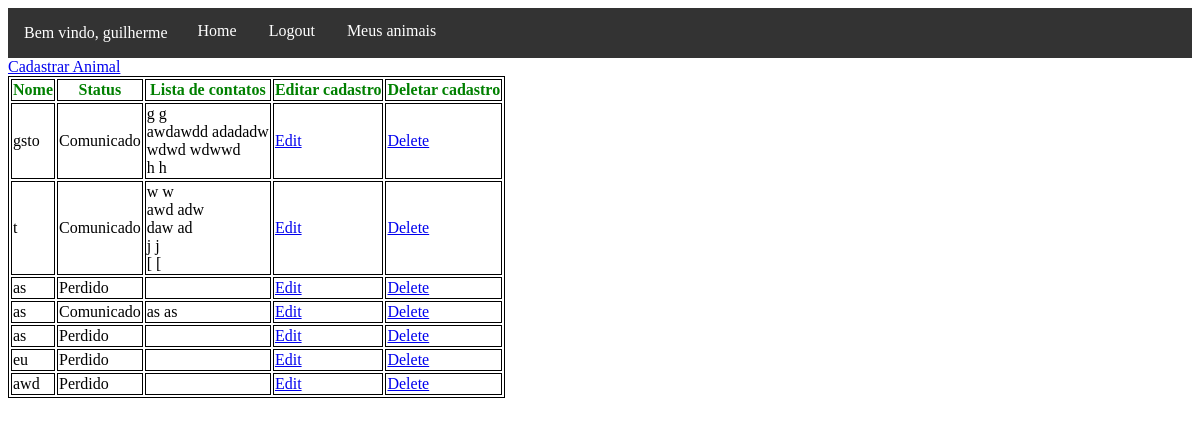
The page /meus_animais (signed in) on the database as committed earlier.
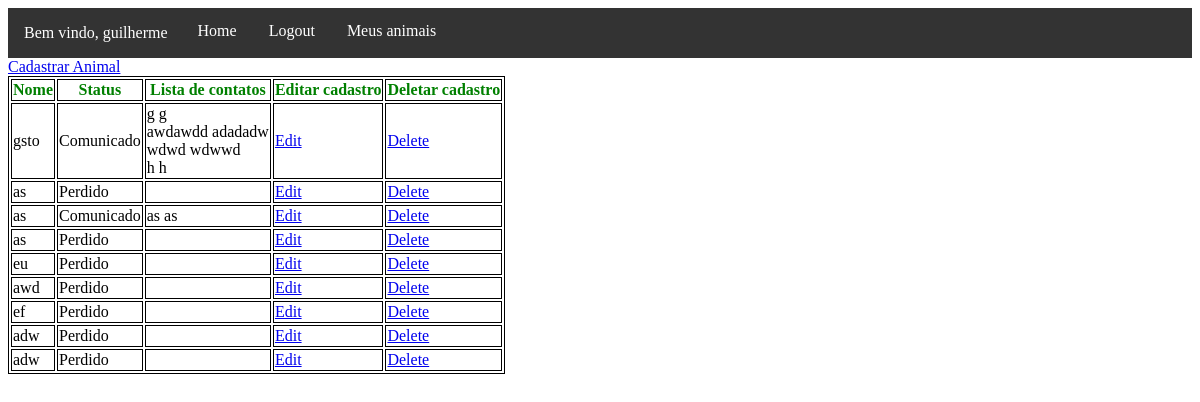
The same page on the database as committed later.
### product/models.py (models this page shows, shortened)
class Animal(models.Model):
    foto  = models.ImageField(blank=True)
    nome  = models.CharField(max_length=100, blank=True)
    idade = models.CharField(max_length=3, blank=True)
    cidade_desaparecimento = models.CharField(max_length=50, blank=True)
    estado_desaparecimento = models.CharField(max_length=50, blank=True)
    status = models.IntegerField(choices=STATUS_ANIMAL, default=1)
    dono = models.ForeignKey(Dono, on_delete=models.CASCADE,  null=True)

class Contato(models.Model):
    nome = models.CharField(max_length=100, blank=True)
    telefone = models.CharField(max_length=20, blank=True)
    animal = models.ForeignKey(Animal, on_delete=models.CASCADE, null=True)

### product/views.py (the view)
# urls.py: path('meus_animais', meus_animais, name='meus_animais'),
def meus_animais(request):
    animals = [i for i in Animal.objects.all() if i.dono.email==request.user.email]
    contatos = []
    for a in animals:
        contatos.append(Contato.objects.filter(animal__id=a.id))
    context = {'animais': zip(animals, contatos) }
    return render(request, 'meus_animais.html', context)

### product/templates/meus_animais.html (shortened to what this page needs)
{% extends 'base.html' %}
{% block content %}
        <a href="{% url 'cadastrar_animal' %}">Cadastrar Animal</a>
        <table>
		<thead>
			<tr>
			  <th>Nome</th>
			  <th>Status</th>
			  <th>Lista de contatos</th>
			  <th>Editar cadastro</th>
			  <th>Deletar cadastro</th>
			</tr>
		</thead>
		<tbody>
		{% for animal, contatos in animais %}
		<tr>
			<td>{{animal.nome}}</td>
			{% load static %}
			<td>
			{{animal.get_status_display}}
			</td>
			<td>
			{% for contato in contatos %}
				{{contato.nome}}
				{{contato.telefone}}
				<br>
			{% endfor %}
			</td>
			<td><a class="btn btn-warning" href="{%  url 'animal_edit' animal.id %}">Edit</a>
            </td>
			<td><a class="btn btn-danger" href="{%  url 'animal_delete' animal.id %}">Delete</a>
			</td>
		</tr>
		{% endfor %}
		</tbody>
		</table>
{% endblock content %}

Rows that differ between the two databases and show on the page:
removed Animal: nome "t", status "Comunicado"
removed Contato: nome "w", telefone "w", shown under "t"
removed Contato: nome "awd", telefone "adw", shown under "t"
removed Contato: nome "daw", telefone "ad", shown under "t"
removed Contato: nome "j", telefone "j", shown under "t"
removed Contato: nome "[", telefone "[", shown under "t"
added Animal: nome "ef", status "Perdido"
added Animal: nome "adw", status "Perdido"
added Animal: nome "adw", status "Perdido"
